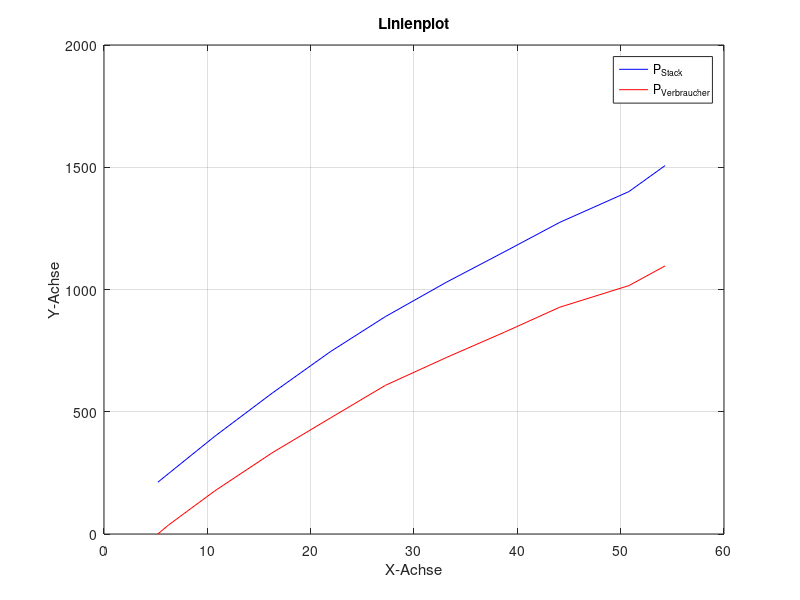

Write MATLAB code to recreate this figure. (Note: this script raises an error after producing the figure.)
x = [5.21, 6.27, 10.71, 16.27, 21.95, 27.23, 33.17, 38.73, 44.10, 50.80, 54.30]; % x-Werte
y1 = [211.79, 247.98, 399.27, 575.96, 746.96, 889.06, 1030.59, 1153.77, 1274.49, 1400.56, 1506.83]; % y-Werte für Linie 1
y2 = [0.00, 37.55, 176.00, 332.00, 475.50, 608.00, 722.50, 825.00, 927.50, 1016.00, 1096.50]; % y-Werte für Linie 2
y3 = [40.65,39.55,37.28,35.40,34.03,32.65,31.07,29.79,28.90,27.57,27.75]

% Plotting der Linien
plot(x, y1, 'b-', x, y2, 'r-'); % Blaue Linie für y1, Rote Linie für y2

% Anpassung der Darstellung des Diagramms
xlabel('X-Achse'); % Beschriftung der x-Achse
ylabel('Y-Achse'); % Beschriftung der y-Achse
title('Linienplot'); % Titel des Diagramms
grid on; % Gitterlinien anzeigen
legend('P_{Stack}', 'P_{Verbraucher}', 'U_{Stack}'); % Legende hinzufügen

yyaxis right; % Wechsel zur rechten y-Achse
plot(x, y3, 'k-'); % Gelbe Linie für y3
ylabel('U_{Stack}'); % Beschriftung der rechten y-Achse
% Aktualisierung der Legende
legend('P_{Stack}', 'P_{Verbraucher}', 'U_{Stack}');